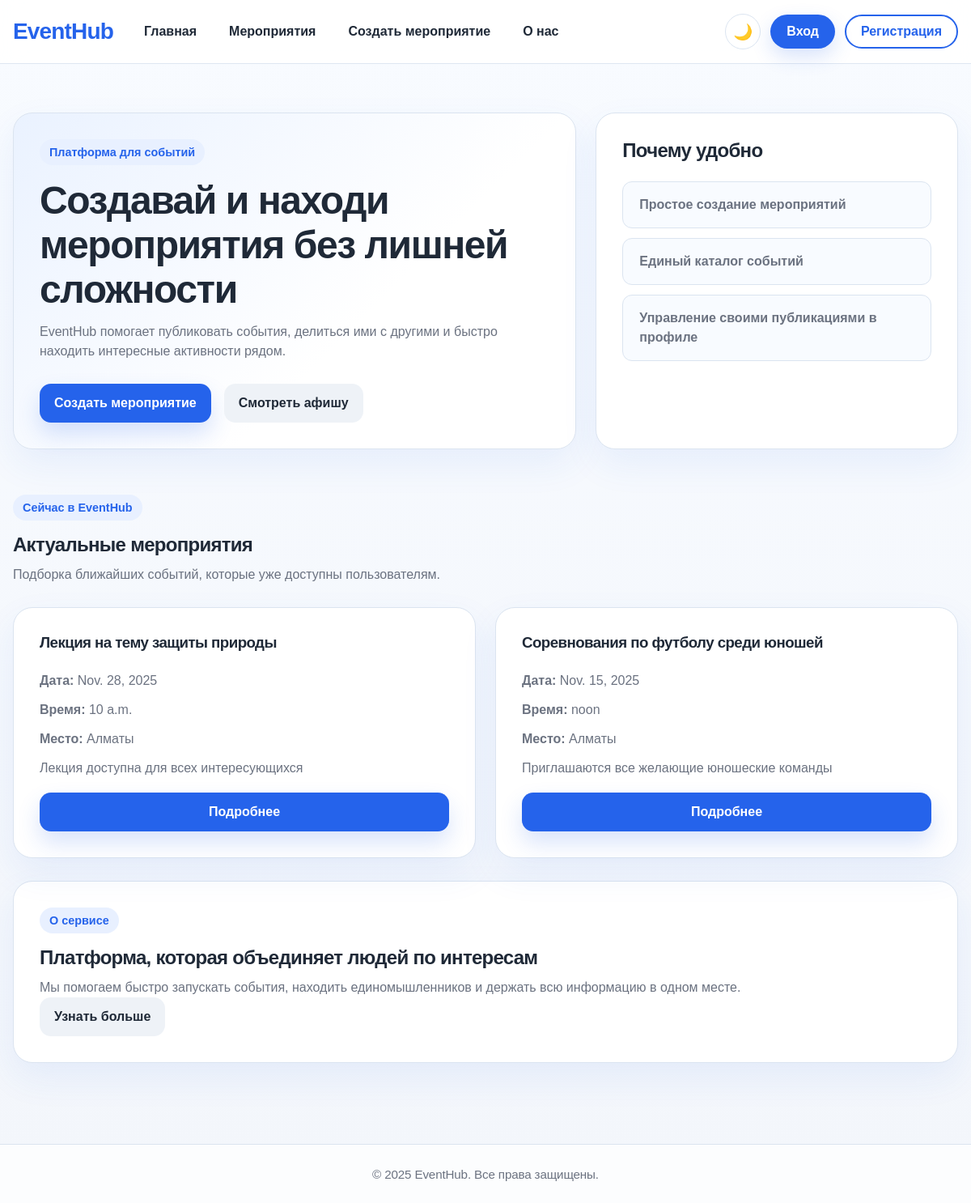
The page / on the database its author committed.
### Events/models.py (models this page shows, shortened)
class Event(models.Model):
    event_types = [
        ('concert', 'Концерт'),
        ('theater', 'Театр'),
        ('cinema', 'Кино'),
        ('exhibition', 'Выставка'),
        ('lecture', 'Лекция'),
        ('other', 'Другое'),
    ]
    name = models.CharField("Название", max_length=200)
    date = models.DateField(null=True, blank=True)
    time = models.TimeField(null=True, blank=True)
    location = models.CharField("Место проведения", max_length=200)
    description = models.TextField("Описание")
    event_type = models.CharField("Тип мероприятия", max_length=50, choices=event_types, default='other')
    creator = models.ForeignKey(
        User,
        on_delete=models.CASCADE,
        related_name='events',
        null=True, blank=True
    )
    created_at = models.DateTimeField(auto_now_add=True)

### Users/views.py (the view)
# urls.py: path('', base, name='base'),
def base(request):
    latest_events = Event.objects.order_by('-date')[:2]
    return render(request, 'Users/base.html', {'latest_events': latest_events, 'is_home': True})

### Users/templates/Users/base.html (shortened to what this page needs)
{% load static %}
<!DOCTYPE html>
<html lang="ru">
<head>
    <link rel="stylesheet" href="{% static 'css/base.css' %}">
</head>
<body class="{% block body_class %}{% endblock %}">
    <header class="site-header">
        <div class="container header-inner">
            <a href="{% url 'base' %}" class="logo">EventHub</a>
            <nav class="navigation" aria-label="Основная навигация">
                <ul class="nav-links">
                    <li><a href="{% url 'base' %}">Главная</a></li>
                    <li><a href="{% url 'Event:event_list' %}">Мероприятия</a></li>
                    <li><a href="{% url 'Event:create_event' %}">Создать мероприятие</a></li>
                    <li><a href="{% url 'about' %}">О нас</a></li>
                </ul>
            </nav>
            <div class="header-actions">
                <button id="theme-toggle-btn" class="theme-toggle" onclick="window.themeToggle.toggle()" title="Переключить тему">🌙</button>
                {% if user.is_authenticated %}
                    <a href="{% url 'Users:profile' %}" class="nav-pill">Профиль</a>
                    <a href="{% url 'Users:logout' %}" class="nav-pill nav-pill--ghost">Выход</a>
                {% else %}
                    <a href="{% url 'Users:login' %}" class="nav-pill">Вход</a>
                    <a href="{% url 'Users:registration' %}" class="nav-pill nav-pill--ghost">Регистрация</a>
                {% endif %}
            </div>
        </div>
    </header>
    <main class="site-main">
        {% block hero %}
        {% if is_home %}
        <section class="hero-section">
            <div class="container hero-grid">
                <div class="hero-copy">
                    <span class="section-badge">Платформа для событий</span>
                    <h1>Создавай и находи мероприятия без лишней сложности</h1>
                    <p>EventHub помогает публиковать события, делиться ими с другими и быстро находить интересные активности рядом.</p>
                    <div class="hero-actions">
                        <a href="{% url 'Event:create_event' %}" class="btn btn-primary">Создать мероприятие</a>
                        <a href="{% url 'Event:event_list' %}" class="btn btn-secondary">Смотреть афишу</a>
                    </div>
                </div>
                <div class="hero-panel content-card">
                    <h2>Почему удобно</h2>
                    <ul class="feature-list">
                        <li>Простое создание мероприятий</li>
                        <li>Единый каталог событий</li>
                        <li>Управление своими публикациями в профиле</li>
                    </ul>
                </div>
            </div>
        </section>
        {% endif %}
        {% endblock %}
        {% block content %}
        {% if is_home %}
        <section class="page-section">
            <div class="container">
                <div class="section-header">
                    <div>
                        <span class="section-badge">Сейчас в EventHub</span>
                        <h2>Актуальные мероприятия</h2>
                        <p class="section-lead">Подборка ближайших событий, которые уже доступны пользователям.</p>
                    </div>
                </div>
                {% if latest_events %}
                    <div class="cards-grid home-events-grid">
                        {% for event in latest_events %}
                            <article class="info-card event-card">
                                <div class="card-content">
                                    <h3>{{ event.name }}</h3>
                                    <p><strong>Дата:</strong> {{ event.date }}</p>
                                    <p><strong>Время:</strong> {{ event.time }}</p>
                                    <p><strong>Место:</strong> {{ event.location }}</p>
                                    <p class="muted-text">{{ event.description|truncatewords:20 }}</p>
                                </div>
                                <a href="{% url 'Event:event_detail' event.id %}" class="btn btn-primary">Подробнее</a>
                            </article>
                        {% endfor %}
                    </div>
                {% else %}
                    <div class="empty-state">
                        <h3>Пока нет активных мероприятий</h3>
                        <p>Создайте первое событие и заполните афишу EventHub.</p>
                    </div>
                {% endif %}
            </div>
        </section>
        <section class="page-section section-soft">
            <div class="container about-preview">
                <div class="content-card about-preview-card">
                    <span class="section-badge">О сервисе</span>
                    <h2>Платформа, которая объединяет людей по интересам</h2>
                    <p class="section-lead">Мы помогаем быстро запускать события, находить единомышленников и держать всю информацию в одном месте.</p>
                    <a href="{% url 'about' %}" class="btn btn-secondary">Узнать больше</a>
                </div>
            </div>
        </section>
        {% endif %}
        {% endblock %}
    </main>
    <footer class="site-footer">
        <div class="container footer-inner">
            <p>&copy; 2025 EventHub. Все права защищены.</p>
        </div>
    </footer>
</body>
</html>

### rows shown on the page
Event: name "Лекция на тему защиты природы", date "Nov. 28, 2025", time "10 a.m.", location "Алматы", description "Лекция доступна для всех интересующихся"
Event: name "Соревнования по футболу среди юношей", date "Nov. 15, 2025", time "noon", location "Алматы", description "Приглашаются все желающие юношеские команды"
